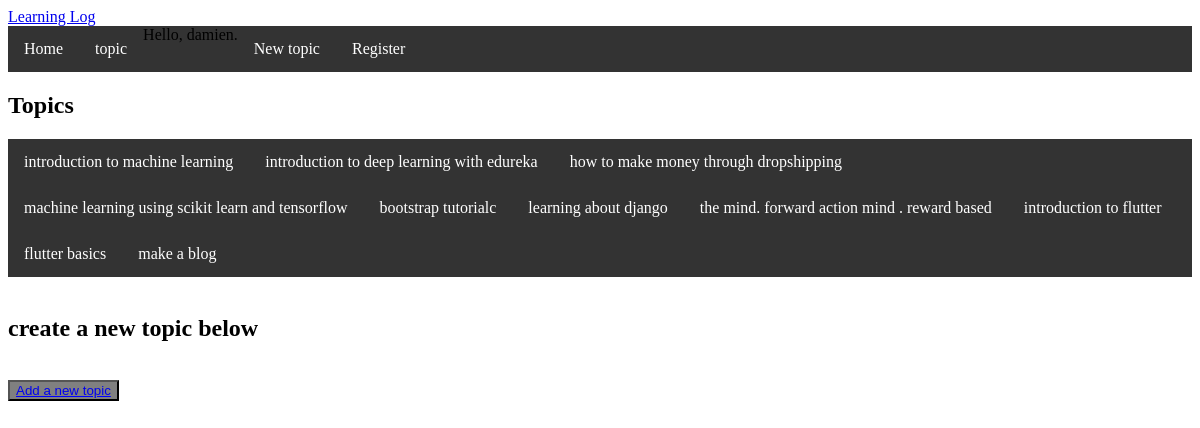
The app's page /topics/ (signed in) with its own data.
### learning_logs/models.py (models this page shows)
class Topic(models.Model):
	text = models.CharField(max_length=200)
	date_added = models.DateTimeField(auto_now_add=True)
	owner = models.ForeignKey(User)
	def __str__(self):
		return self.text

### learning_logs/views.py (the view)
# urls.py: url(r'^topics/$', views.topics, name='topics'),
@login_required
def topics(request):
 	topics = Topic.objects.filter(owner=request.user).order_by('date_added')
 	context = {'topics': topics}
 	return render(request, 'learning_logs/topics.html', context)

### learning_logs/templates/learning_logs/topics.html (shortened to what this page needs)
{% extends "learning_logs/base.html" %}
	{% block content %}
</head>
<body>
	<h2> Topics </h2>
	{% if topics %}
	<ul>
		{% for topic in topics %}
		<li>
			<a href="{% url 'learning_logs:topic' topic.id %}"> {{ topic }}</a>
		</li>
		{% empty %}
		<li>no topics have been added as per now. create your own topic today</li>
		{% endfor %}
	</ul>
	{% else %}
	<p> no topics have been added yet</p>
	{% endif %}
	<br>
	<h2>create a new topic below</h2>
	<br>
	<button style="background-color: grey;"><a href="{% url 'learning_logs:new_topic' %}" style="text-decoration-color: blue;"> Add a new topic</a></button>
	{% endblock content %}

### learning_logs/templates/learning_logs/base.html (shortened to what this page needs)
<!DOCTYPE html>
<html>
<head>
</head>
<body style="background-color:white;, padding: 20px; ">
	<a href="{% url 'learning_logs:index' %}">Learning Log</a>
<ul>
  <li><a href="{% url 'learning_logs:index' %}">Home</a></li>
  <li><a href="{% url 'learning_logs:topics' %} ">topic</a>
  </li>
  <li>
    {% if user.is_authenticated %}
    Hello, {{ user.username }}.
    <a href="{% url 'users:logout' %} "></a>
    {% else %}
    <a href="{% url 'users:login' %} "> Log in</a>
    {% endif %}
  </li>
  <li><a href="{% url 'learning_logs:new_topic' %}">New topic</a></li>
  <li>
      <a href="{% url 'users:register' %}">Register</a>
  </li>
</ul>
	{%  block content %}
	{% endblock content %}
</body>
</html>

### learning_logs/templates/learning_logs/base.html (style rules this page uses)
ul { list-style-type: none; margin: 0; padding: 0; overflow: hidden; background-color: #333; }
li { float: left; }
li a { display: block; color: white; text-align: center; padding: 14px 16px; text-decoration: none; }

### learning_logs/templates/learning_logs/topics.html (style rules this page uses)
ul { list-style-type: none; margin: 0; padding: 0; }

### records on screen
Topic: text "introduction to machine learning"
Topic: text "introduction to deep learning with edureka"
Topic: text "how to make money through dropshipping"
Topic: text "machine learning using scikit learn and tensorflow"
Topic: text "bootstrap tutorialc"
Topic: text "learning about django"
Topic: text "the mind. forward action mind . reward based"
Topic: text "introduction to flutter"
Topic: text "flutter basics"
Topic: text "make a blog"

### other values on screen
{{ user.username }} "damien"
